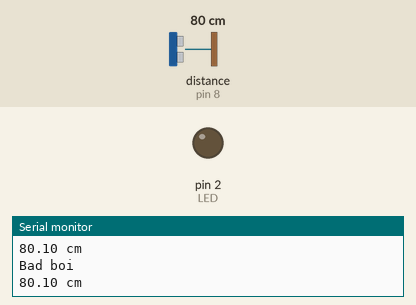
Bench run of a sketch on a simulated Arduino Uno, built with avr-gcc and run on an emulated ATmega328P. Shown: output pins drawn as LEDs (lit = HIGH), the last lines printed to the serial monitor. Wiring (inferred from the names in the program): ultrasonic range finder: trigger pin 7; echo pin 8. The test bench sets the inputs (shaded band); at power-on: distance to the obstacle (sensor on pin 8) 80 cm. The echo pulse lasts 58.3 µs per cm; pins used as bus, display or sensor lines are not drawn.

Above: at 1.2 s.
1.3 s: distance to the obstacle (sensor on pin 8) set to 12 cm
2.8 s: distance to the obstacle (sensor on pin 8) set to 9 cm
At 3.3 s:
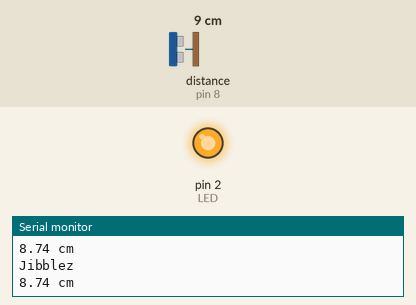
4.4 s: distance to the obstacle (sensor on pin 8) set to 35 cm
At 5.3 s:
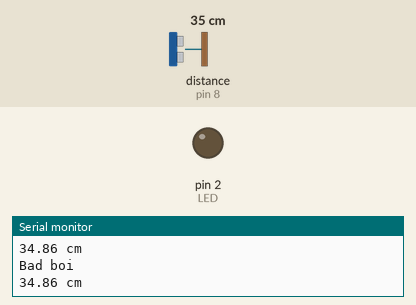
5.9 s: distance to the obstacle (sensor on pin 8) set to 2 cm
At 6.8 s:
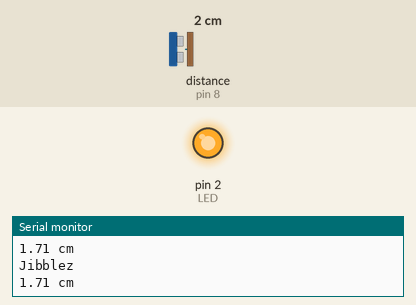
Timing chart, 0 to 8.4 s (numbered marks = the images above; inputs shaded):
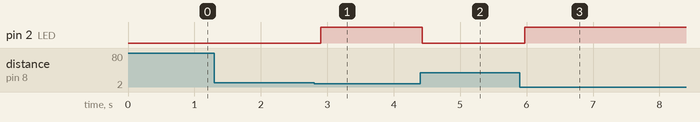

The sketch:

sonicLEDSense.ino
```cpp
// D = 1/2 Ã— T Ã— C

const int ECHOPIN = 8;
const int TRIGPIN = 7;
const int LED = 2;
#define Blynk

void setup() {
  Serial.begin(9600);
  pinMode(ECHOPIN, INPUT);
  pinMode(TRIGPIN, OUTPUT);
  Serial.println("Begin reading distance");
  pinMode(LED, OUTPUT);
}

void loop() {
  digitalWrite(TRIGPIN, LOW);
  delayMicroseconds(2);
  digitalWrite(TRIGPIN, HIGH);
  delayMicroseconds(10);
  digitalWrite(TRIGPIN, LOW);

  // Distance calc
  float distance = pulseIn(ECHOPIN, HIGH);
  distance = distance/58;

  if (distance < 10)
  { digitalWrite(LED, HIGH);
   Serial.println("Jibblez");
  }
  else
  { digitalWrite(LED, LOW);
   Serial.println("Bad boi");
  }
  Serial.print(distance);
  Serial.println(" cm");
  delay(100);


}
```

Measured:
- the behaviour switches between 11 and 10 cm on distance to the obstacle (sensor on pin 8) (found by bisection; images 0 and 1)
- after the input at 2.8 s, pin 2 (LED): LOW → HIGH after 0.10 s
- after the input at 4.4 s, pin 2 (LED): HIGH → LOW at once
- after the input at 5.9 s, pin 2 (LED): LOW → HIGH after 0.07 s
